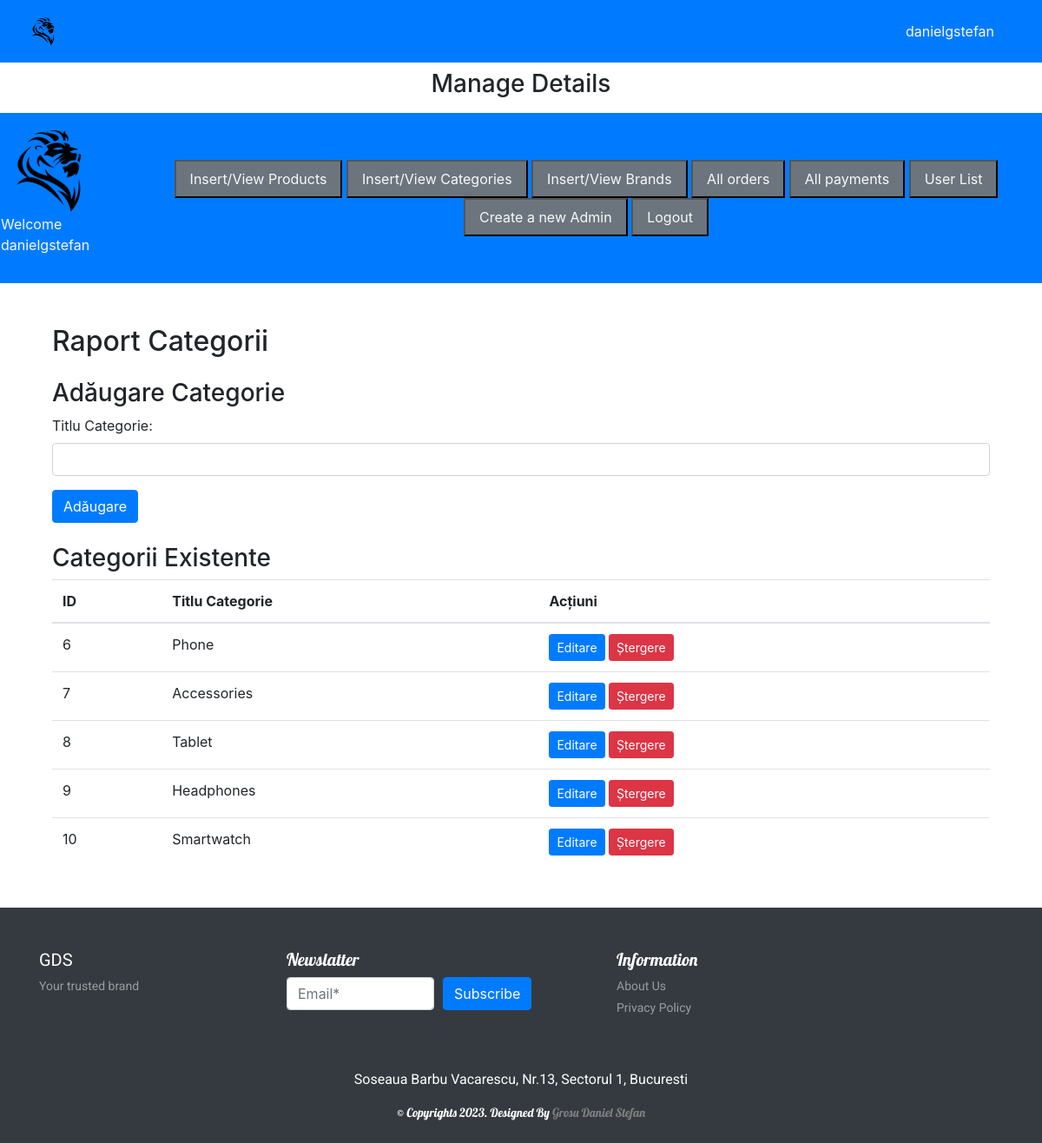
The page /admin/index.php?viewcategory (signed in) on the database its author committed.
### tables this page shows
CREATE TABLE `categories` (
  `category_id` int(11) NOT NULL,
  `category_title` varchar(100) NOT NULL
);

### admin/reportC.php (the view, shortened to what this page needs)
<?php
$servername = 'localhost';
$username = 'root';
$password = '';
$database = "mogds";
$conn = new mysqli($servername, $username, $password, $database);
function getCategories() {
    global $conn;
    $selectQuery = "SELECT * FROM categories";
    $result = $conn->query($selectQuery);
    $categories = array();
    if ($result->num_rows > 0) {
        while ($row = $result->fetch_assoc()) {
            $categories[] = $row;
        }
    }
    return $categories;
}
$categories = getCategories();
?>
<!DOCTYPE html>
<html>
<head>
    <link rel="stylesheet" href="https://stackpath.bootstrapcdn.com/bootstrap/4.3.1/css/bootstrap.min.css">
</head>
<body>
    <div class="container">
        <h2 class="mt-4">Raport Categorii</h2>
        <h3 class="mt-4">Adăugare Categorie</h3>
        <form method="post">
            <div class="form-group">
                <label for="category_title">Titlu Categorie:</label>
                <input type="text" class="form-control" id="category_title" name="category_title" required>
            </div>
            <button type="submit" class="btn btn-primary" name="add_category">Adăugare</button>
        </form>
        <h3 class="mt-4">Categorii Existente</h3>
        <table class="table">
            <thead>
                <tr>
                    <th>ID</th>
                    <th>Titlu Categorie</th>
                    <th>Acțiuni</th>
                </tr>
            </thead>
            <tbody>
                <?php foreach ($categories as $category) { ?>
                    <tr>
                        <td><?php echo $category['category_id']; ?></td>
                        <td><?php echo $category['category_title']; ?></td>
                        <td>
                            <button class="btn btn-primary btn-sm" data-toggle="modal" data-target="#editModal<?php echo $category['category_id']; ?>">Editare</button>
                            <button class="btn btn-danger btn-sm" data-toggle="modal" data-target="#deleteModal<?php echo $category['category_id']; ?>">Ștergere</button>
                        </td>
                    </tr>
                <?php } ?>
            </tbody>
        </table>
    </div>
</body>
</html>

### style.css (style rules this page uses)
button, button:focus { outline: none !important; box-shadow: none !important; }
* { margin: 0; padding: 0; box-sizing: border-box; }

### rows shown on the page
categories: category_id "6", category_title "Phone"
categories: category_id "7", category_title "Accessories"
categories: category_id "8", category_title "Tablet"
categories: category_id "9", category_title "Headphones"
categories: category_id "10", category_title "Smartwatch"

### other values the page prints
$_SESSION['username'] "danielgstefan"
